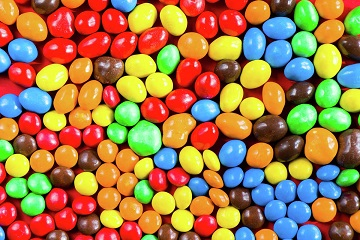
#> input picture L3/mm-mic.jpg, 360 x 240 px
$ python 'K-means - segmentarea imaginilor color.py'
#> lines starting #> are read from the running program, lines starting #| are printed output that depends on the picture; long printed decimals are rounded
# -*- coding: utf-8 -*-
"""
Created on Tue Mar 26 13:18:55 2024

@author: Laborator
"""


import numpy as np
from skimage import io, measure
import matplotlib.pyplot as plt
from sklearn import cluster,datasets
import matplotlib as mpl


plt.close('all')

# citim o imagine color
#img=io.imread('dipum.jpg')
#img=io.imread('cuburi-mic.jpg')
img=io.imread('mm-mic.jpg')
#> img is the input picture: shape (240, 360, 3); mean R, G, B 162.2, 122, 73.8


plt.figure(),plt.imshow(img),plt.show()
dims = np.shape(img)
#> dims = (240, 360, 3)
print(dims)
#| (240, 360, 3)
# luam separat planurile de culoare
R = img[:,:,0]
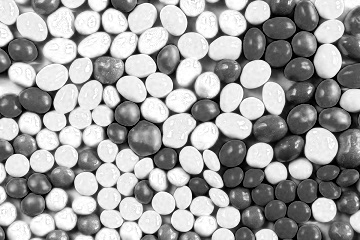
#> R: shape (240, 360); min 0, max 255, mean 162.2
G = img[:,:,1]
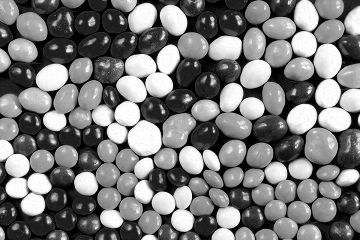
#> G: shape (240, 360); min 0, max 255, mean 122
B = img[:,:,2]
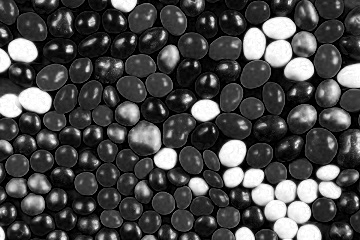
#> B: shape (240, 360); min 0, max 255, mean 73.8
# le vectorizam
r = np.ndarray.flatten(R[:])
print(np.shape(r))
#| (86400,)
g=np.ndarray.flatten(G[:])
b=np.ndarray.flatten(B[:])

# ne formam setul de date
data = np.transpose(np.array([r,g,b]))
print(np.shape(data))
#| (86400, 3)


K = 8
kmeans = cluster.KMeans(n_clusters=K, random_state=0).fit(data)
etichete = kmeans.labels_
centroizi = kmeans.cluster_centers_
#> centroizi = [[46.79, 15.12, 10.21], [234.2, 189.8, 55.95], [83.32, 160.7, 235.8], [236.7, 42.41, 32.02], [87.61, 231.2, 67.93], [235.2, 177.6, 160.3], [155.1, 247.1, 190.3], [123.5, 60.25, 34.11]]

print(centroizi)
#| [[ 46.790  15.116  10.212]
#|  [234.248 189.777  55.946]
#|  [ 83.317 160.685 235.821]
#|  [236.747  42.407  32.021 ]
#|  [ 87.612 231.152  67.929]
#|  [235.249 177.594 160.257 ]
#|  [155.051 247.073 190.293]
#|  [123.509  60.249  34.112]]
print(etichete)
#> (printed output is left out)

harta=np.array(centroizi/255)
#> harta = [[0.183, 0.0593, 0.04], [0.919, 0.744, 0.219], [0.327, 0.63, 0.925], [0.928, 0.166, 0.126], [0.344, 0.906, 0.266], [0.923, 0.696, 0.628], [0.608, 0.969, 0.746], [0.484, 0.236, 0.134]]
harta=mpl.colors.ListedColormap(harta)

plt.figure(), plt.imshow(img), plt.show()
plt.figure(), plt.imshow(np.reshape(etichete, (dims[0],dims[1])), cmap=harta,interpolation='none'), plt.colorbar(), plt.show()
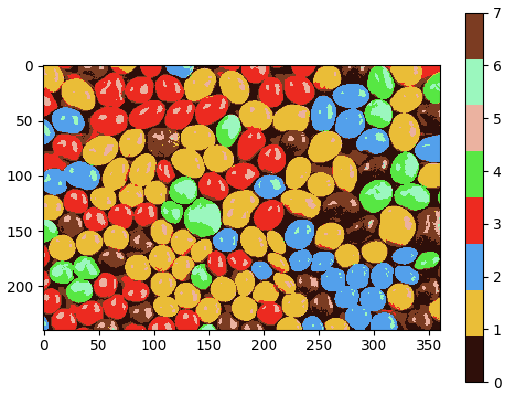
#> figure drawn by matplotlib, 2 panels

print(np.shape(etichete))
#| (86400,)

for i in range(K):
    plt.figure(),plt.imshow(np.uint8(np.reshape(etichete, (dims[0],dims[1]))==i),cmap="gray",interpolation='none'),plt.colorbar(),plt.show()
#> this loop made 8 passes
#> pass 1, `plt.figure(),plt.imshow(np.uint8(np.reshape(etichete, (dims[0],dims[1]..`:
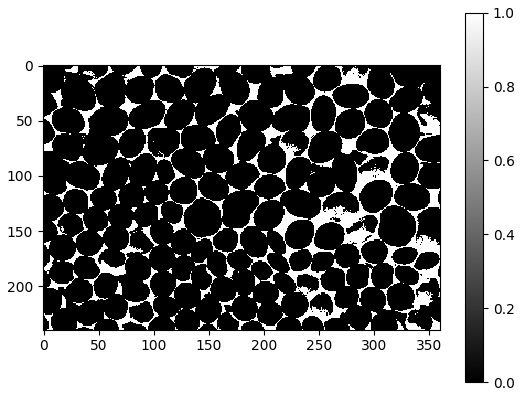
#> figure drawn by matplotlib, 2 panels
#> pass 2, `plt.figure(),plt.imshow(np.uint8(np.reshape(etichete, (dims[0],dims[1]..`:
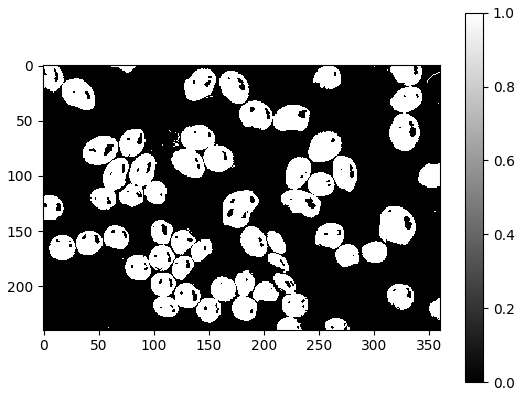
#> figure drawn by matplotlib, 2 panels

$ run again, with L3/boabe-piper-mic.jpg copied over L3/mm-mic.jpg
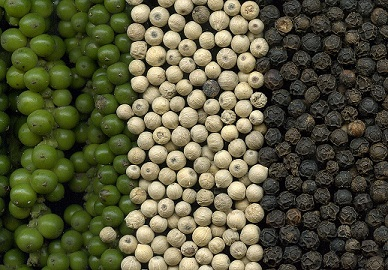
#> input picture L3/boabe-piper-mic.jpg, 388 x 270 px
#> img is the input picture: shape (270, 388, 3); mean R, G, B 87.1, 86.6, 59.3
#| (270, 388, 3)
#> `B = img[:,:,2]`:
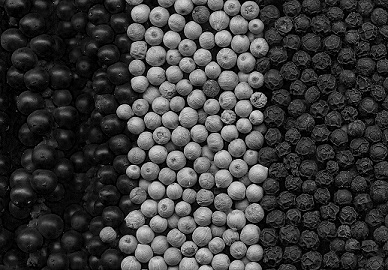
#> B: shape (270, 388); min 0, max 239, mean 59.3
#| (104760,)
#| (104760, 3)
#> centroizi = [[39.86, 43.04, 20.95], [199.2, 187, 152.7], [88.04, 91.17, 60.47], [63.53, 71.12, 32.92], [164.9, 153.6, 119.9], [12.86, 12.38, 6], [231.8, 220, 185.4], [125.6, 120.2, 87.54]]
#| [[ 39.865  43.036  20.954]
#|  [199.179  187.023 152.704]
#|  [ 88.035  91.174  60.468 ]
#|  [ 63.533  71.118  32.918]
#|  [164.936 153.608 119.948]
#|  [ 12.861  12.376   6.004]
#> (further printed lines are left out)
#> (printed output is left out)
#> harta = [[0.156, 0.169, 0.0822], [0.781, 0.733, 0.599], [0.345, 0.358, 0.237], [0.249, 0.279, 0.129], [0.647, 0.602, 0.47], [0.0504, 0.0485, 0.0235], [0.909, 0.863, 0.727], [0.493, 0.472, 0.343]]
#| (104760,)
#> the loop `for i in range(K):` made 8 passes
#> pass 2, `plt.figure(),plt.imshow(np.uint8(np.reshape(etichete, (dims[0],dims[1]..`:
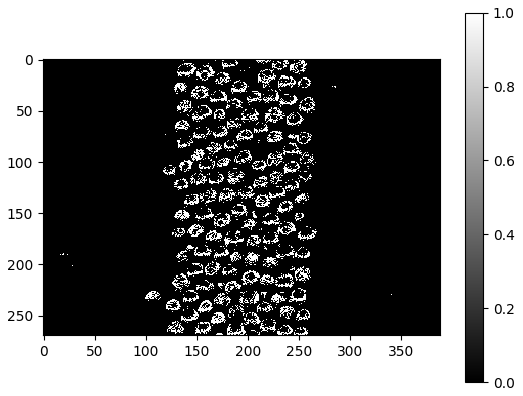
#> figure drawn by matplotlib, 2 panels
